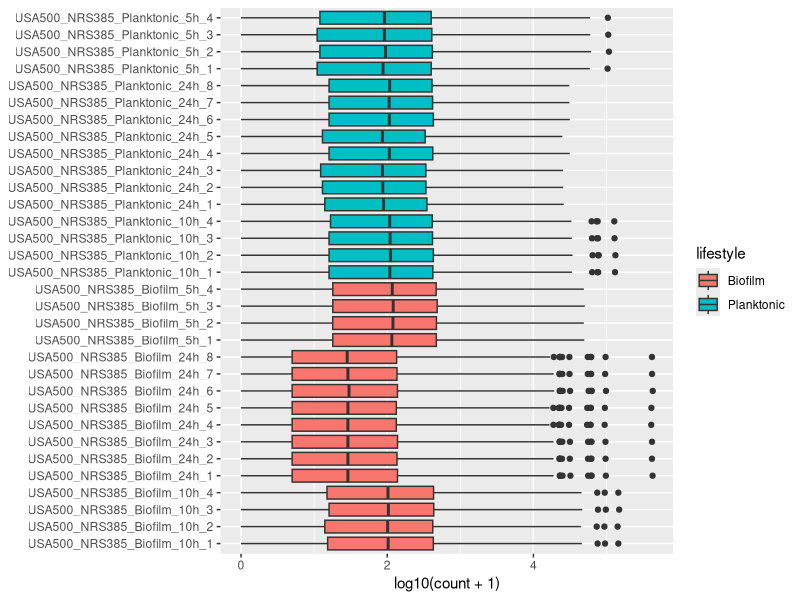

This chart was generated by the following R code:
## ---- chunk 1
library(tidyverse)
library(here)   # here() builds paths from the project root, so they work wherever you run this
counts <- read_tsv(here("project/data", "gene_counts.tsv"), show_col_types = FALSE)
meta   <- read_tsv(here("project/data", "metadata.tsv"),    show_col_types = FALSE)
## ---- chunk 2
counts_long <- counts %>%
  pivot_longer(-c(gene_id, gene_name), names_to = "sample", values_to = "count") %>%
  left_join(meta, by = "sample")

counts_long
## ---- chunk 3
ggplot(counts_long, aes(x = sample, y = log10(count + 1), fill = lifestyle)) +
  geom_boxplot() +
  coord_flip() +
  labs(x = NULL, y = "log10(count + 1)")
## ---- chunk 4
# your code here
